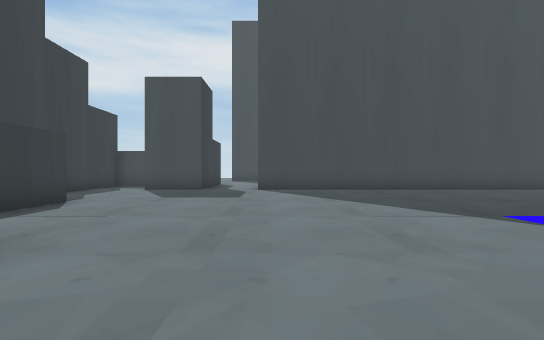
View 1 (above)

15 first-person views from a walk through a Unity game level. The camera is 1.4 m above the floor, looks level and sees 85° across. The floor is counted in squares, 2 m on a side. Each view is taken from the middle of a square. On the plan, view 1 faces up. The plan holds only what a view shows up to about 10 squares ahead; the rest is blank. The place goes on beyond the plan.

View 2
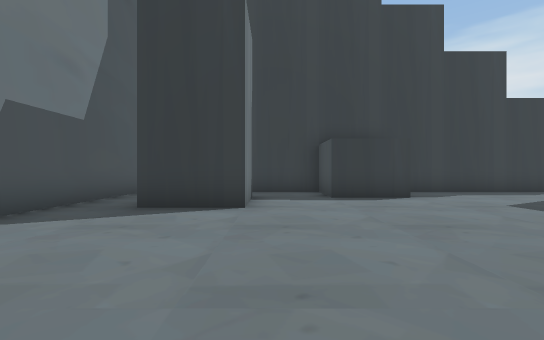

View 3
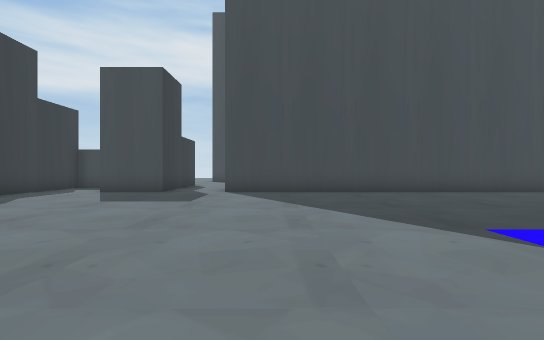

View 4
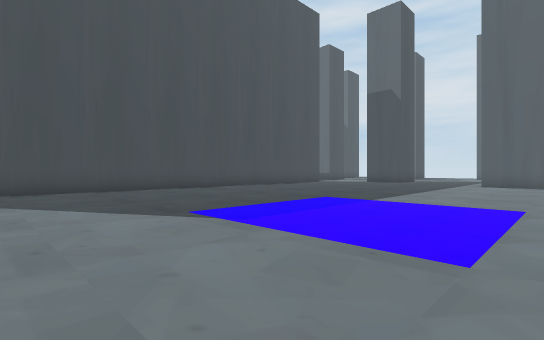

View 5
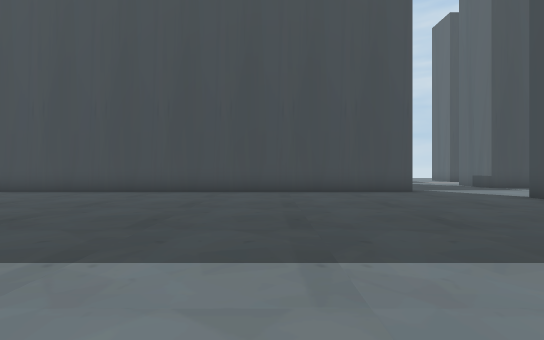

View 6
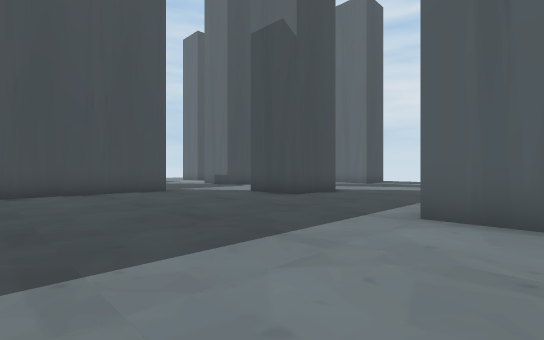

View 7
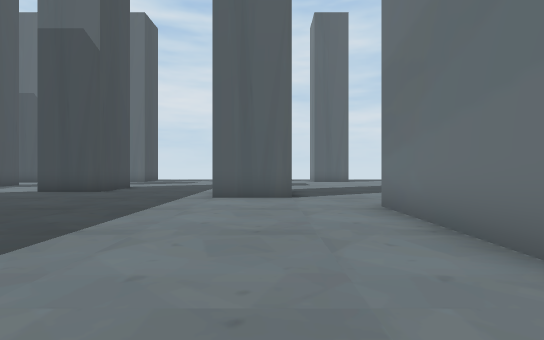

View 8
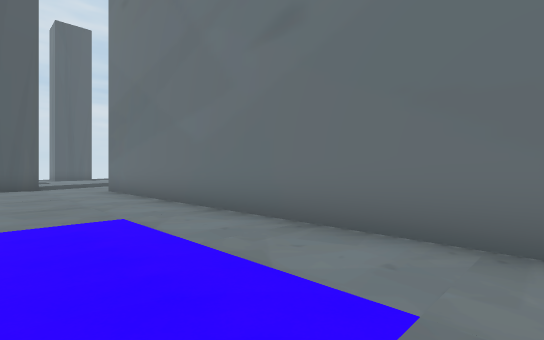

View 9
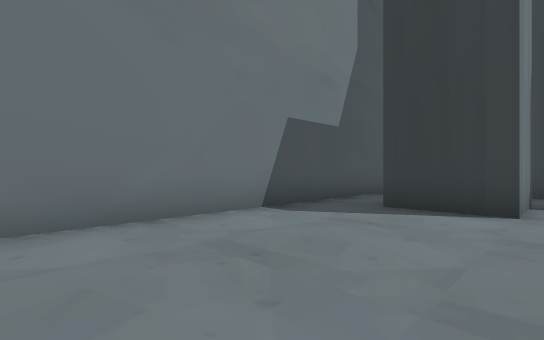

View 10
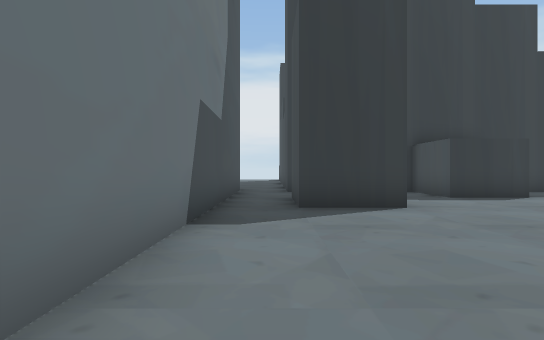

View 11
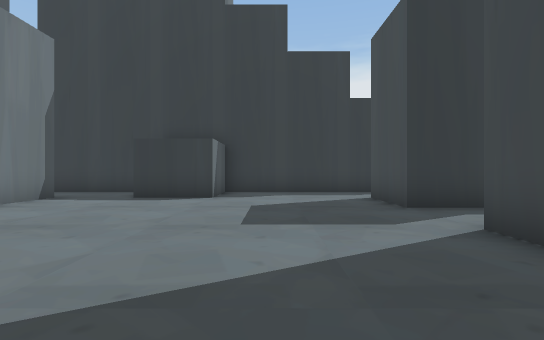

View 12
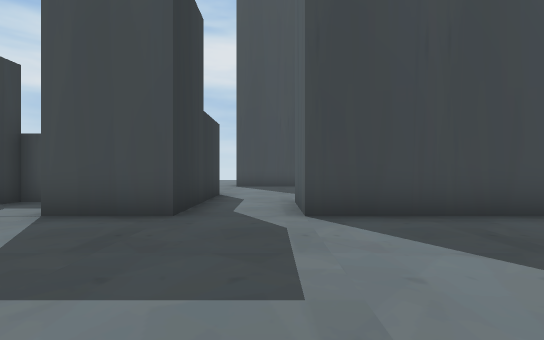

View 13
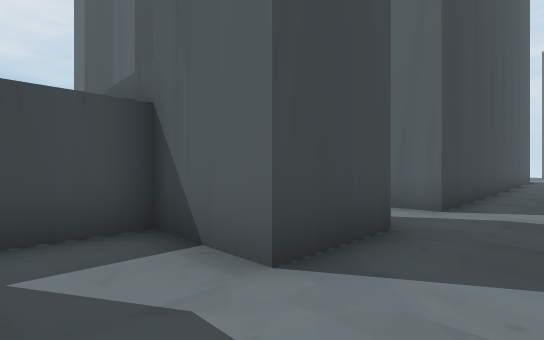

View 14
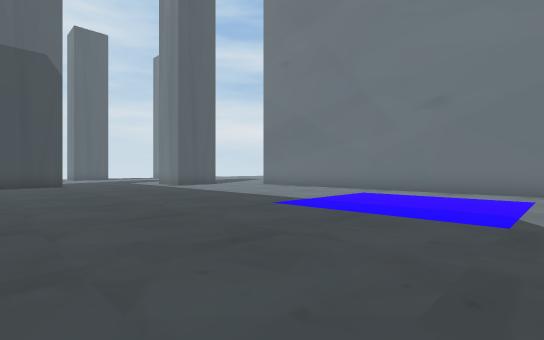

View 15
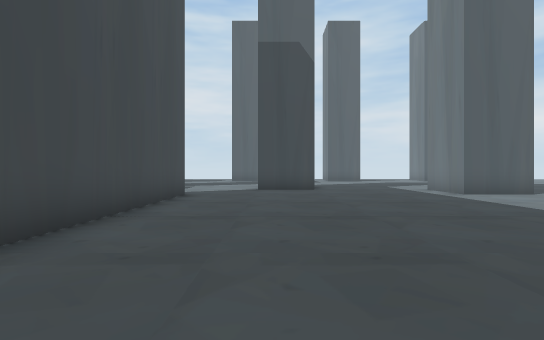

### Floor plan
Points are (right, up) in squares from view 1. A wall is a line through its corners. A room is listed if a view was taken in it or the views show most of it. See-through windows are left out.
Room 1 (views 1, 2, 3, 4, 5, 6, 7, 8, 9, 10, 11, 12, 13, 14, 15)
walls: (-2.5, 10.5) (-4.5, 10.5) (-4.5, 12.5) (-6.5, 12.5) (-6.5, 6.5) (-4.5, 6.5) (-4.5, 4.5) (-6.5, 4.5) (-6.5, 2.5); (-2.5, -1.1) (13.8, -1.1); (-4.5, 2.5) (-2.5, 2.5) (-2.5, 0.5); (15.5, 1.5) (15.5, 2.5) (17, 2.5); (15.5, 10.5) (-0.5, 10.5); (17.5, 7.5) (17.5, 8.5)
ways out: opening at (-5.5, 1.5) to room 2; opening at (-3.5, 0) to room 2; opening at (-1.5, 11.5); opening at (16.4, 5)
Room 2 (no view inside)
walls: (-6.5, 2.5) (-6.5, 0.5); (-2.5, 0.5) (-4.4, 0.5); (-7, -1.1) (-2.5, -1.1)
ways out: opening at (-5.5, 1.5) to room 1; opening at (-3.5, 0) to room 1; opening at (-7, 0)

Positions as (right, up) in squares from view 1, and headings:
1: (0, 0), facing up
2: (3, 3), facing left
3: (1, 1), facing up
4: (1, 0), facing up-right
5: (11, 1), facing up
6: (11, 1), facing up-right
7: (8, 1), facing right
8: (3, 2), facing down-right
9: (3, 3), facing down-left
10: (3, 0), facing left
11: (3, 8), facing left
12: (-1, 6), facing up
13: (-6, 9), facing up-right
14: (3, 9), facing down-right
15: (7, 8), facing right
